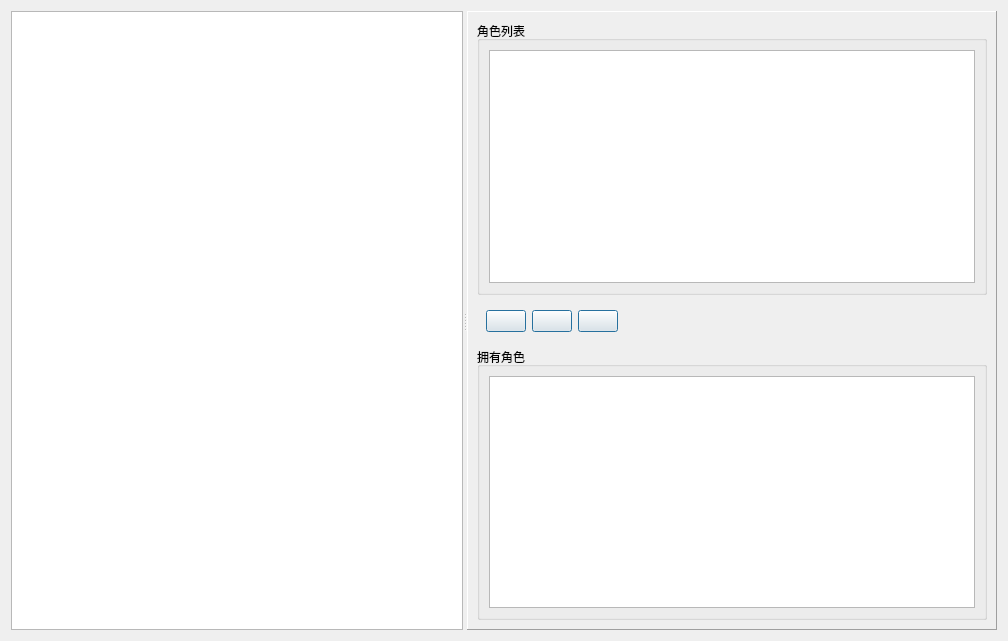
<?xml version="1.0" encoding="UTF-8"?>
<ui version="4.0">
 <class>UserAuthorityForm</class>
 <widget class="QWidget" name="UserAuthorityForm">
  <property name="geometry">
   <rect>
    <x>0</x>
    <y>0</y>
    <width>1008</width>
    <height>641</height>
   </rect>
  </property>
  <property name="windowTitle">
   <string>Form</string>
  </property>
  <layout class="QVBoxLayout" name="verticalLayout">
   <item>
    <widget class="QSplitter" name="splitter">
     <property name="orientation">
      <enum>Qt::Horizontal</enum>
     </property>
     <widget class="QTableView" name="tableView">
      <property name="textElideMode">
       <enum>Qt::ElideLeft</enum>
      </property>
     </widget>
     <widget class="QFrame" name="frame">
      <property name="frameShape">
       <enum>QFrame::Panel</enum>
      </property>
      <property name="frameShadow">
       <enum>QFrame::Raised</enum>
      </property>
      <layout class="QVBoxLayout" name="verticalLayout_3">
       <item>
        <widget class="QGroupBox" name="groupBox">
         <property name="sizePolicy">
          <sizepolicy hsizetype="Expanding" vsizetype="Expanding">
           <horstretch>0</horstretch>
           <verstretch>0</verstretch>
          </sizepolicy>
         </property>
         <property name="title">
          <string>角色列表</string>
         </property>
         <layout class="QVBoxLayout" name="verticalLayout_2">
          <item>
           <widget class="QTableView" name="roleTableView"/>
          </item>
         </layout>
        </widget>
       </item>
       <item>
        <widget class="QFrame" name="frame_2">
         <property name="sizePolicy">
          <sizepolicy hsizetype="Preferred" vsizetype="Fixed">
           <horstretch>0</horstretch>
           <verstretch>0</verstretch>
          </sizepolicy>
         </property>
         <property name="frameShape">
          <enum>QFrame::NoFrame</enum>
         </property>
         <property name="frameShadow">
          <enum>QFrame::Raised</enum>
         </property>
         <layout class="QGridLayout" name="gridLayout_2">
          <item row="0" column="4">
           <spacer name="horizontalSpacer">
            <property name="orientation">
             <enum>Qt::Horizontal</enum>
            </property>
            <property name="sizeHint" stdset="0">
             <size>
              <width>40</width>
              <height>20</height>
             </size>
            </property>
           </spacer>
          </item>
          <item row="0" column="1">
           <widget class="QPushButton" name="delButton">
            <property name="sizePolicy">
             <sizepolicy hsizetype="Fixed" vsizetype="Fixed">
              <horstretch>0</horstretch>
              <verstretch>0</verstretch>
             </sizepolicy>
            </property>
            <property name="toolTip">
             <string>Del</string>
            </property>
            <property name="text">
             <string/>
            </property>
            <property name="icon">
             <iconset resource="../goinerp.qrc">
              <normaloff>:/image/cross_48.png</normaloff>:/image/cross_48.png</iconset>
            </property>
            <property name="iconSize">
             <size>
              <width>24</width>
              <height>24</height>
             </size>
            </property>
            <property name="autoDefault">
             <bool>true</bool>
            </property>
            <property name="default">
             <bool>true</bool>
            </property>
            <property name="flat">
             <bool>false</bool>
            </property>
           </widget>
          </item>
          <item row="0" column="0">
           <widget class="QPushButton" name="addButton">
            <property name="sizePolicy">
             <sizepolicy hsizetype="Fixed" vsizetype="Fixed">
              <horstretch>0</horstretch>
              <verstretch>0</verstretch>
             </sizepolicy>
            </property>
            <property name="toolTip">
             <string>New</string>
            </property>
            <property name="text">
             <string/>
            </property>
            <property name="icon">
             <iconset resource="../goinerp.qrc">
              <normaloff>:/image/Add.png</normaloff>:/image/Add.png</iconset>
            </property>
            <property name="iconSize">
             <size>
              <width>24</width>
              <height>24</height>
             </size>
            </property>
            <property name="autoRepeat">
             <bool>false</bool>
            </property>
            <property name="autoExclusive">
             <bool>false</bool>
            </property>
            <property name="default">
             <bool>true</bool>
            </property>
            <property name="flat">
             <bool>false</bool>
            </property>
           </widget>
          </item>
          <item row="0" column="3">
           <widget class="QPushButton" name="cancelButton">
            <property name="sizePolicy">
             <sizepolicy hsizetype="Fixed" vsizetype="Fixed">
              <horstretch>0</horstretch>
              <verstretch>0</verstretch>
             </sizepolicy>
            </property>
            <property name="toolTip">
             <string>Exit</string>
            </property>
            <property name="text">
             <string/>
            </property>
            <property name="icon">
             <iconset resource="../goinerp.qrc">
              <normaloff>:/image/cancel.png</normaloff>:/image/cancel.png</iconset>
            </property>
            <property name="iconSize">
             <size>
              <width>24</width>
              <height>24</height>
             </size>
            </property>
            <property name="default">
             <bool>true</bool>
            </property>
            <property name="flat">
             <bool>false</bool>
            </property>
           </widget>
          </item>
         </layout>
        </widget>
       </item>
       <item>
        <widget class="QGroupBox" name="groupBox_2">
         <property name="title">
          <string>拥有角色</string>
         </property>
         <layout class="QVBoxLayout" name="verticalLayout_4">
          <item>
           <widget class="QTableView" name="tableView1"/>
          </item>
         </layout>
        </widget>
       </item>
      </layout>
     </widget>
    </widget>
   </item>
  </layout>
 </widget>
 <resources>
  <include location="../goinerp.qrc"/>
 </resources>
 <connections/>
</ui>
